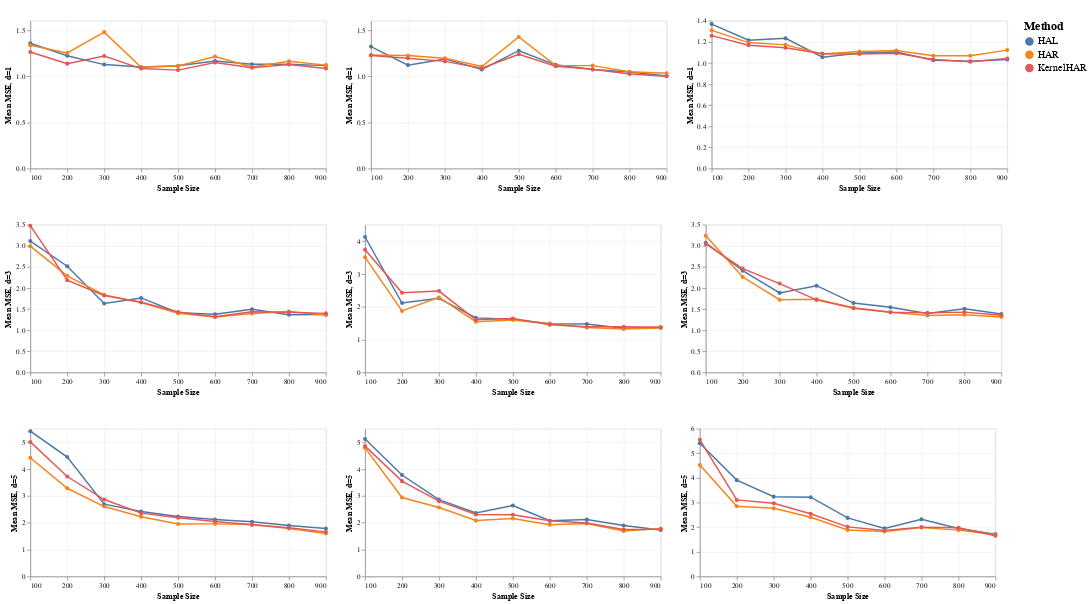

The code cell stored with this chart in its notebook:
### Code cell
import pandas as pd
import altair as alt

# Assuming data_frames is a list of 9 dataframes in the order mentioned
reshaped_data_mse = []
for i, data in enumerate(data_frames):
    # Calculate the index for d_sizes and dgp_types
    d_index = i // len(dgp_types)
    dgp_index = i % len(dgp_types)

    # Aggregate results by sample size and method for MSE
    aggregated_df_mse = data.groupby(['Sample Size', 'Method']).agg(
        mean_mse=pd.NamedAgg(column='MSE', aggfunc='mean'),
        std_mse=pd.NamedAgg(column='MSE', aggfunc='std')
    ).reset_index()

    # Add 'd' and 'dgp' columns
    aggregated_df_mse['d'] = d_sizes[d_index]
    aggregated_df_mse['dgp_type'] = dgp_types[dgp_index]

    reshaped_data_mse.append(aggregated_df_mse)

def create_mse_plot_from_df(df, d, dgp_type):
    """Generate a line plot from an aggregated DataFrame for MSE."""
    mse_chart = alt.Chart(df).mark_line(point=True).encode(
        x='Sample Size:Q',
        y=alt.Y('mean_mse:Q', title=f"Mean MSE, d={d}"),
        color='Method:N',
        tooltip=['Sample Size', 'Method', 'mean_mse', 'std_mse']
    ).properties(
        title=f"DGP: {dgp_type}",
        width=400,
        height=200
    )
    return mse_chart

def arrange_plots_in_grid(plots, num_cols=3):
    rows = [alt.hconcat(*plots[i:i+num_cols]) for i in range(0, len(plots), num_cols)]
    grid = alt.vconcat(*rows).configure_title(
        color='white'
    ).configure_axis(
        # gridColor='white',
        # titleColor='white',
        # labelColor='white',
        # domainColor='white',
        # tickColor='white',
        gridWidth=0.5
    ).configure_legend(
        # labelColor='white',
        # titleColor='white',
        labelFontSize=14,
        titleFontSize=16
    ).properties(
        # background='black'
    )
    return grid

# Generate all individual MSE line plots
mse_line_plots = [create_mse_plot_from_df(df, df['d'].iloc[0], df['dgp_type'].iloc[0]) for df in reshaped_data_mse]

# Arrange the MSE line plots into a 3x3 grid
mse_line_grid_chart = arrange_plots_in_grid(mse_line_plots, num_cols=3)

# Display the grid chart for MSE
mse_line_grid_chart.display()

### Figure 1 — Vega-Lite specification as saved in the notebook (floating-point values rounded to 4 significant figures)
{"config": {"view": {"continuousWidth": 300, "continuousHeight": 300}, "axis": {"gridWidth": 0.5}, "legend": {"labelFontSize": 14, "titleFontSize": 16}, "title": {"color": "white"}}, "vconcat": [{"hconcat": [{"data": {"name": "data-e9a44af6444f624d5bbbe26d26c7af1c"}, "mark": {"type": "line", "point": true}, "encoding": {"color": {"field": "Method", "type": "nominal"}, "tooltip": [{"field": "Sample Size", "type": "quantitative"}, {"field": "Method", "type": "nominal"}, {"field": "mean_mse", "type": "quantitative"}, {"field": "std_mse", "type": "quantitative"}], "x": {"field": "Sample Size", "type": "quantitative"}, "y": {"field": "mean_mse", "title": "Mean MSE, d=1", "type": "quantitative"}}, "height": 200, "title": "DGP: Smooth", "width": 400}, {"data": {"name": "data-159691e740f8ffbf3bfcb317899a3d80"}, "mark": {"type": "line", "point": true}, "encoding": {"color": {"field": "Method", "type": "nominal"}, "tooltip": [{"field": "Sample Size", "type": "quantitative"}, {"field": "Method", "type": "nominal"}, {"field": "mean_mse", "type": "quantitative"}, {"field": "std_mse", "type": "quantitative"}], "x": {"field": "Sample Size", "type": "quantitative"}, "y": {"field": "mean_mse", "title": "Mean MSE, d=1", "type": "quantitative"}}, "height": 200, "title": "DGP: Jump", "width": 400}, {"data": {"name": "data-501c52938b1c1f22b60750fd9c9d8648"}, "mark": {"type": "line", "point": true}, "encoding": {"color": {"field": "Method", "type": "nominal"}, "tooltip": [{"field": "Sample Size", "type": "quantitative"}, {"field": "Method", "type": "nominal"}, {"field": "mean_mse", "type": "quantitative"}, {"field": "std_mse", "type": "quantitative"}], "x": {"field": "Sample Size", "type": "quantitative"}, "y": {"field": "mean_mse", "title": "Mean MSE, d=1", "type": "quantitative"}}, "height": 200, "title": "DGP: Sinusoidal", "width": 400}]}, {"hconcat": [{"data": {"name": "data-1241477a678269d876390b40ee9db463"}, "mark": {"type": "line", "point": true}, "encoding": {"color": {"field": "Method", "type": "nominal"}, "tooltip": [{"field": "Sample Size", "type": "quantitative"}, {"field": "Method", "type": "nominal"}, {"field": "mean_mse", "type": "quantitative"}, {"field": "std_mse", "type": "quantitative"}], "x": {"field": "Sample Size", "type": "quantitative"}, "y": {"field": "mean_mse", "title": "Mean MSE, d=3", "type": "quantitative"}}, "height": 200, "title": "DGP: Smooth", "width": 400}, {"data": {"name": "data-2e5c811e7125815053c10b8fa2d9591e"}, "mark": {"type": "line", "point": true}, "encoding": {"color": {"field": "Method", "type": "nominal"}, "tooltip": [{"field": "Sample Size", "type": "quantitative"}, {"field": "Method", "type": "nominal"}, {"field": "mean_mse", "type": "quantitative"}, {"field": "std_mse", "type": "quantitative"}], "x": {"field": "Sample Size", "type": "quantitative"}, "y": {"field": "mean_mse", "title": "Mean MSE, d=3", "type": "quantitative"}}, "height": 200, "title": "DGP: Jump", "width": 400}, {"data": {"name": "data-65009035e37b27e19d7d14ff7b8b8da4"}, "mark": {"type": "line", "point": true}, "encoding": {"color": {"field": "Method", "type": "nominal"}, "tooltip": [{"field": "Sample Size", "type": "quantitative"}, {"field": "Method", "type": "nominal"}, {"field": "mean_mse", "type": "quantitative"}, {"field": "std_mse", "type": "quantitative"}], "x": {"field": "Sample Size", "type": "quantitative"}, "y": {"field": "mean_mse", "title": "Mean MSE, d=3", "type": "quantitative"}}, "height": 200, "title": "DGP: Sinusoidal", "width": 400}]}, {"hconcat": [{"data": {"name": "data-e45145fb26e6f991d19c13dc3272a766"}, "mark": {"type": "line", "point": true}, "encoding": {"color": {"field": "Method", "type": "nominal"}, "tooltip": [{"field": "Sample Size", "type": "quantitative"}, {"field": "Method", "type": "nominal"}, {"field": "mean_mse", "type": "quantitative"}, {"field": "std_mse", "type": "quantitative"}], "x": {"field": "Sample Size", "type": "quantitative"}, "y": {"field": "mean_mse", "title": "Mean MSE, d=5", "type": "quantitative"}}, "height": 200, "title": "DGP: Smooth", "width": 400}, {"data": {"name": "data-99b83f172561b51b970df33f0d1c5343"}, "mark": {"type": "line", "point": true}, "encoding": {"color": {"field": "Method", "type": "nominal"}, "tooltip": [{"field": "Sample Size", "type": "quantitative"}, {"field": "Method", "type": "nominal"}, {"field": "mean_mse", "type": "quantitative"}, {"field": "std_mse", "type": "quantitative"}], "x": {"field": "Sample Size", "type": "quantitative"}, "y": {"field": "mean_mse", "title": "Mean MSE, d=5", "type": "quantitative"}}, "height": 200, "title": "DGP: Jump", "width": 400}, {"data": {"name": "data-ed771c21ac7f22761836f75fce83f745"}, "mark": {"type": "line", "point": true}, "encoding": {"color": {"field": "Method", "type": "nominal"}, "tooltip": [{"field": "Sample Size", "type": "quantitative"}, {"field": "Method", "type": "nominal"}, {"field": "mean_mse", "type": "quantitative"}, {"field": "std_mse", "type": "quantitative"}], "x": {"field": "Sample Size", "type": "quantitative"}, "y": {"field": "mean_mse", "title": "Mean MSE, d=5", "type": "quantitative"}}, "height": 200, "title": "DGP: Sinusoidal", "width": 400}]}], "$schema": "https://vega.github.io/schema/vega-lite/v5.17.0.json", "datasets": {"data-e9a44af6444f624d5bbbe26d26c7af1c": [{"Sample Size": 100, "Method": "HAL", "mean_mse": 1.356, "std_mse": 0.405, "d": 1, "dgp_type": "Smooth"}, {"Sample Size": 100, "Method": "HAR", "mean_mse": 1.334, "std_mse": 0.3289, "d": 1, "dgp_type": "Smooth"}, {"Sample Size": 100, "Method": "KernelHAR", "mean_mse": 1.261, "std_mse": 0.1893, "d": 1, "dgp_type": "Smooth"}, {"Sample Size": 200, "Method": "HAL", "mean_mse": 1.22, "std_mse": 0.2383, "d": 1, "dgp_type": "Smooth"}, {"Sample Size": 200, "Method": "HAR", "mean_mse": 1.252, "std_mse": 0.3303, "d": 1, "dgp_type": "Smooth"}, {"Sample Size": 200, "Method": "KernelHAR", "mean_mse": 1.135, "std_mse": 0.1608, "d": 1, "dgp_type": "Smooth"}, {"Sample Size": 300, "Method": "HAL", "mean_mse": 1.125, "std_mse": 0.1235, "d": 1, "dgp_type": "Smooth"}, {"Sample Size": 300, "Method": "HAR", "mean_mse": 1.476, "std_mse": 0.7669, "d": 1, "dgp_type": "Smooth"}, {"Sample Size": 300, "Method": "KernelHAR", "mean_mse": 1.217, "std_mse": 0.2757, "d": 1, "dgp_type": "Smooth"}, {"Sample Size": 400, "Method": "HAL", "mean_mse": 1.099, "std_mse": 0.06194, "d": 1, "dgp_type": "Smooth"}, {"Sample Size": 400, "Method": "HAR", "mean_mse": 1.096, "std_mse": 0.0722, "d": 1, "dgp_type": "Smooth"}, {"Sample Size": 400, "Method": "KernelHAR", "mean_mse": 1.081, "std_mse": 0.06257, "d": 1, "dgp_type": "Smooth"}, {"Sample Size": 500, "Method": "HAL", "mean_mse": 1.112, "std_mse": 0.1373, "d": 1, "dgp_type": "Smooth"}, {"Sample Size": 500, "Method": "HAR", "mean_mse": 1.109, "std_mse": 0.1413, "d": 1, "dgp_type": "Smooth"}, {"Sample Size": 500, "Method": "KernelHAR", "mean_mse": 1.065, "std_mse": 0.09704, "d": 1, "dgp_type": "Smooth"}, {"Sample Size": 600, "Method": "HAL", "mean_mse": 1.163, "std_mse": 0.1452, "d": 1, "dgp_type": "Smooth"}, {"Sample Size": 600, "Method": "HAR", "mean_mse": 1.212, "std_mse": 0.2109, "d": 1, "dgp_type": "Smooth"}, {"Sample Size": 600, "Method": "KernelHAR", "mean_mse": 1.147, "std_mse": 0.1441, "d": 1, "dgp_type": "Smooth"}, {"Sample Size": 700, "Method": "HAL", "mean_mse": 1.128, "std_mse": 0.08743, "d": 1, "dgp_type": "Smooth"}, {"Sample Size": 700, "Method": "HAR", "mean_mse": 1.099, "std_mse": 0.04111, "d": 1, "dgp_type": "Smooth"}, {"Sample Size": 700, "Method": "KernelHAR", "mean_mse": 1.09, "std_mse": 0.04452, "d": 1, "dgp_type": "Smooth"}, {"Sample Size": 800, "Method": "HAL", "mean_mse": 1.128, "std_mse": 0.03628, "d": 1, "dgp_type": "Smooth"}, {"Sample Size": 800, "Method": "HAR", "mean_mse": 1.16, "std_mse": 0.09886, "d": 1, "dgp_type": "Smooth"}, {"Sample Size": 800, "Method": "KernelHAR", "mean_mse": 1.126, "std_mse": 0.06342, "d": 1, "dgp_type": "Smooth"}, {"Sample Size": 900, "Method": "HAL", "mean_mse": 1.114, "std_mse": 0.03284, "d": 1, "dgp_type": "Smooth"}, {"Sample Size": 900, "Method": "HAR", "mean_mse": 1.119, "std_mse": 0.04411, "d": 1, "dgp_type": "Smooth"}, {"Sample Size": 900, "Method": "KernelHAR", "mean_mse": 1.083, "std_mse": 0.03964, "d": 1, "dgp_type": "Smooth"}], "data-159691e740f8ffbf3bfcb317899a3d80": [{"Sample Size": 100, "Method": "HAL", "mean_mse": 1.319, "std_mse": 0.199, "d": 1, "dgp_type": "Jump"}, {"Sample Size": 100, "Method": "HAR", "mean_mse": 1.229, "std_mse": 0.265, "d": 1, "dgp_type": "Jump"}, {"Sample Size": 100, "Method": "KernelHAR", "mean_mse": 1.223, "std_mse": 0.196, "d": 1, "dgp_type": "Jump"}, {"Sample Size": 200, "Method": "HAL", "mean_mse": 1.119, "std_mse": 0.06938, "d": 1, "dgp_type": "Jump"}, {"Sample Size": 200, "Method": "HAR", "mean_mse": 1.223, "std_mse": 0.2412, "d": 1, "dgp_type": "Jump"}, {"Sample Size": 200, "Method": "KernelHAR", "mean_mse": 1.194, "std_mse": 0.2643, "d": 1, "dgp_type": "Jump"}, {"Sample Size": 300, "Method": "HAL", "mean_mse": 1.186, "std_mse": 0.09957, "d": 1, "dgp_type": "Jump"}, {"Sample Size": 300, "Method": "HAR", "mean_mse": 1.194, "std_mse": 0.0754, "d": 1, "dgp_type": "Jump"}, {"Sample Size": 300, "Method": "KernelHAR", "mean_mse": 1.16, "std_mse": 0.09883, "d": 1, "dgp_type": "Jump"}, {"Sample Size": 400, "Method": "HAL", "mean_mse": 1.072, "std_mse": 0.1264, "d": 1, "dgp_type": "Jump"}, {"Sample Size": 400, "Method": "HAR", "mean_mse": 1.104, "std_mse": 0.1407, "d": 1, "dgp_type": "Jump"}, {"Sample Size": 400, "Method": "KernelHAR", "mean_mse": 1.086, "std_mse": 0.1305, "d": 1, "dgp_type": "Jump"}, {"Sample Size": 500, "Method": "HAL", "mean_mse": 1.275, "std_mse": 0.1876, "d": 1, "dgp_type": "Jump"}, {"Sample Size": 500, "Method": "HAR", "mean_mse": 1.424, "std_mse": 0.3647, "d": 1, "dgp_type": "Jump"}, {"Sample Size": 500, "Method": "KernelHAR", "mean_mse": 1.237, "std_mse": 0.1375, "d": 1, "dgp_type": "Jump"}, {"Sample Size": 600, "Method": "HAL", "mean_mse": 1.122, "std_mse": 0.2243, "d": 1, "dgp_type": "Jump"}, {"Sample Size": 600, "Method": "HAR", "mean_mse": 1.114, "std_mse": 0.1685, "d": 1, "dgp_type": "Jump"}, {"Sample Size": 600, "Method": "KernelHAR", "mean_mse": 1.106, "std_mse": 0.2199, "d": 1, "dgp_type": "Jump"}, {"Sample Size": 700, "Method": "HAL", "mean_mse": 1.072, "std_mse": 0.08303, "d": 1, "dgp_type": "Jump"}, {"Sample Size": 700, "Method": "HAR", "mean_mse": 1.114, "std_mse": 0.06909, "d": 1, "dgp_type": "Jump"}, {"Sample Size": 700, "Method": "KernelHAR", "mean_mse": 1.075, "std_mse": 0.08266, "d": 1, "dgp_type": "Jump"}, {"Sample Size": 800, "Method": "HAL", "mean_mse": 1.044, "std_mse": 0.0304, "d": 1, "dgp_type": "Jump"}, {"Sample Size": 800, "Method": "HAR", "mean_mse": 1.047, "std_mse": 0.02149, "d": 1, "dgp_type": "Jump"}, {"Sample Size": 800, "Method": "KernelHAR", "mean_mse": 1.022, "std_mse": 0.02459, "d": 1, "dgp_type": "Jump"}, {"Sample Size": 900, "Method": "HAL", "mean_mse": 1.001, "std_mse": 0.06307, "d": 1, "dgp_type": "Jump"}, {"Sample Size": 900, "Method": "HAR", "mean_mse": 1.032, "std_mse": 0.05157, "d": 1, "dgp_type": "Jump"}, {"Sample Size": 900, "Method": "KernelHAR", "mean_mse": 0.9986, "std_mse": 0.05845, "d": 1, "dgp_type": "Jump"}], "data-501c52938b1c1f22b60750fd9c9d8648": [{"Sample Size": 100, "Method": "HAL", "mean_mse": 1.368, "std_mse": 0.2672, "d": 1, "dgp_type": "Sinusoidal"}, {"Sample Size": 100, "Method": "HAR", "mean_mse": 1.308, "std_mse": 0.1997, "d": 1, "dgp_type": "Sinusoidal"}, {"Sample Size": 100, "Method": "KernelHAR", "mean_mse": 1.258, "std_mse": 0.2105, "d": 1, "dgp_type": "Sinusoidal"}, {"Sample Size": 200, "Method": "HAL", "mean_mse": 1.214, "std_mse": 0.1481, "d": 1, "dgp_type": "Sinusoidal"}, {"Sample Size": 200, "Method": "HAR", "mean_mse": 1.192, "std_mse": 0.1506, "d": 1, "dgp_type": "Sinusoidal"}, {"Sample Size": 200, "Method": "KernelHAR", "mean_mse": 1.168, "std_mse": 0.1139, "d": 1, "dgp_type": "Sinusoidal"}, {"Sample Size": 300, "Method": "HAL", "mean_mse": 1.233, "std_mse": 0.1735, "d": 1, "dgp_type": "Sinusoidal"}, {"Sample Size": 300, "Method": "HAR", "mean_mse": 1.171, "std_mse": 0.06662, "d": 1, "dgp_type": "Sinusoidal"}, {"Sample Size": 300, "Method": "KernelHAR", "mean_mse": 1.144, "std_mse": 0.05623, "d": 1, "dgp_type": "Sinusoidal"}, {"Sample Size": 400, "Method": "HAL", "mean_mse": 1.054, "std_mse": 0.0728, "d": 1, "dgp_type": "Sinusoidal"}, {"Sample Size": 400, "Method": "HAR", "mean_mse": 1.086, "std_mse": 0.08821, "d": 1, "dgp_type": "Sinusoidal"}, {"Sample Size": 400, "Method": "KernelHAR", "mean_mse": 1.086, "std_mse": 0.07478, "d": 1, "dgp_type": "Sinusoidal"}, {"Sample Size": 500, "Method": "HAL", "mean_mse": 1.093, "std_mse": 0.07089, "d": 1, "dgp_type": "Sinusoidal"}, {"Sample Size": 500, "Method": "HAR", "mean_mse": 1.107, "std_mse": 0.09216, "d": 1, "dgp_type": "Sinusoidal"}, {"Sample Size": 500, "Method": "KernelHAR", "mean_mse": 1.084, "std_mse": 0.08899, "d": 1, "dgp_type": "Sinusoidal"}, {"Sample Size": 600, "Method": "HAL", "mean_mse": 1.103, "std_mse": 0.06868, "d": 1, "dgp_type": "Sinusoidal"}, {"Sample Size": 600, "Method": "HAR", "mean_mse": 1.117, "std_mse": 0.05067, "d": 1, "dgp_type": "Sinusoidal"}, {"Sample Size": 600, "Method": "KernelHAR", "mean_mse": 1.092, "std_mse": 0.08395, "d": 1, "dgp_type": "Sinusoidal"}, {"Sample Size": 700, "Method": "HAL", "mean_mse": 1.025, "std_mse": 0.04893, "d": 1, "dgp_type": "Sinusoidal"}, {"Sample Size": 700, "Method": "HAR", "mean_mse": 1.068, "std_mse": 0.06788, "d": 1, "dgp_type": "Sinusoidal"}, {"Sample Size": 700, "Method": "KernelHAR", "mean_mse": 1.034, "std_mse": 0.0463, "d": 1, "dgp_type": "Sinusoidal"}, {"Sample Size": 800, "Method": "HAL", "mean_mse": 1.015, "std_mse": 0.08278, "d": 1, "dgp_type": "Sinusoidal"}, {"Sample Size": 800, "Method": "HAR", "mean_mse": 1.067, "std_mse": 0.0979, "d": 1, "dgp_type": "Sinusoidal"}, {"Sample Size": 800, "Method": "KernelHAR", "mean_mse": 1.011, "std_mse": 0.06387, "d": 1, "dgp_type": "Sinusoidal"}, {"Sample Size": 900, "Method": "HAL", "mean_mse": 1.032, "std_mse": 0.03732, "d": 1, "dgp_type": "Sinusoidal"}, {"Sample Size": 900, "Method": "HAR", "mean_mse": 1.121, "std_mse": 0.1259, "d": 1, "dgp_type": "Sinusoidal"}, {"Sample Size": 900, "Method": "KernelHAR", "mean_mse": 1.041, "std_mse": 0.04829, "d": 1, "dgp_type": "Sinusoidal"}], "data-1241477a678269d876390b40ee9db463": [{"Sample Size": 100, "Method": "HAL", "mean_mse": 3.111, "std_mse": 0.4658, "d": 3, "dgp_type": "Smooth"}, {"Sample Size": 100, "Method": "HAR", "mean_mse": 2.991, "std_mse": 0.6423, "d": 3, "dgp_type": "Smooth"}, {"Sample Size": 100, "Method": "KernelHAR", "mean_mse": 3.476, "std_mse": 0.9587, "d": 3, "dgp_type": "Smooth"}, {"Sample Size": 200, "Method": "HAL", "mean_mse": 2.516, "std_mse": 1.023, "d": 3, "dgp_type": "Smooth"}, {"Sample Size": 200, "Method": "HAR", "mean_mse": 2.288, "std_mse": 0.9902, "d": 3, "dgp_type": "Smooth"}, {"Sample Size": 200, "Method": "KernelHAR", "mean_mse": 2.183, "std_mse": 0.9385, "d": 3, "dgp_type": "Smooth"}, {"Sample Size": 300, "Method": "HAL", "mean_mse": 1.632, "std_mse": 0.2701, "d": 3, "dgp_type": "Smooth"}, {"Sample Size": 300, "Method": "HAR", "mean_mse": 1.837, "std_mse": 0.3379, "d": 3, "dgp_type": "Smooth"}, {"Sample Size": 300, "Method": "KernelHAR", "mean_mse": 1.824, "std_mse": 0.205, "d": 3, "dgp_type": "Smooth"}, {"Sample Size": 400, "Method": "HAL", "mean_mse": 1.765, "std_mse": 0.3843, "d": 3, "dgp_type": "Smooth"}, {"Sample Size": 400, "Method": "HAR", "mean_mse": 1.658, "std_mse": 0.2811, "d": 3, "dgp_type": "Smooth"}, {"Sample Size": 400, "Method": "KernelHAR", "mean_mse": 1.661, "std_mse": 0.3166, "d": 3, "dgp_type": "Smooth"}, {"Sample Size": 500, "Method": "HAL", "mean_mse": 1.415, "std_mse": 0.1458, "d": 3, "dgp_type": "Smooth"}, {"Sample Size": 500, "Method": "HAR", "mean_mse": 1.404, "std_mse": 0.1211, "d": 3, "dgp_type": "Smooth"}, {"Sample Size": 500, "Method": "KernelHAR", "mean_mse": 1.43, "std_mse": 0.1263, "d": 3, "dgp_type": "Smooth"}, {"Sample Size": 600, "Method": "HAL", "mean_mse": 1.38, "std_mse": 0.1636, "d": 3, "dgp_type": "Smooth"}, {"Sample Size": 600, "Method": "HAR", "mean_mse": 1.313, "std_mse": 0.1057, "d": 3, "dgp_type": "Smooth"}, {"Sample Size": 600, "Method": "KernelHAR", "mean_mse": 1.317, "std_mse": 0.1006, "d": 3, "dgp_type": "Smooth"}, {"Sample Size": 700, "Method": "HAL", "mean_mse": 1.496, "std_mse": 0.119, "d": 3, "dgp_type": "Smooth"}, {"Sample Size": 700, "Method": "HAR", "mean_mse": 1.396, "std_mse": 0.2051, "d": 3, "dgp_type": "Smooth"}, {"Sample Size": 700, "Method": "KernelHAR", "mean_mse": 1.437, "std_mse": 0.2025, "d": 3, "dgp_type": "Smooth"}, {"Sample Size": 800, "Method": "HAL", "mean_mse": 1.369, "std_mse": 0.06862, "d": 3, "dgp_type": "Smooth"}, {"Sample Size": 800, "Method": "HAR", "mean_mse": 1.441, "std_mse": 0.2054, "d": 3, "dgp_type": "Smooth"}, {"Sample Size": 800, "Method": "KernelHAR", "mean_mse": 1.427, "std_mse": 0.1057, "d": 3, "dgp_type": "Smooth"}, {"Sample Size": 900, "Method": "HAL", "mean_mse": 1.37, "std_mse": 0.08476, "d": 3, "dgp_type": "Smooth"}, {"Sample Size": 900, "Method": "HAR", "mean_mse": 1.36, "std_mse": 0.1044, "d": 3, "dgp_type": "Smooth"}, {"Sample Size": 900, "Method": "KernelHAR", "mean_mse": 1.399, "std_mse": 0.09904, "d": 3, "dgp_type": "Smooth"}], "data-2e5c811e7125815053c10b8fa2d9591e": [{"Sample Size": 100, "Method": "HAL", "mean_mse": 4.124, "std_mse": 1.709, "d": 3, "dgp_type": "Jump"}, {"Sample Size": 100, "Method": "HAR", "mean_mse": 3.505, "std_mse": 1.237, "d": 3, "dgp_type": "Jump"}, {"Sample Size": 100, "Method": "KernelHAR", "mean_mse": 3.737, "std_mse": 1.197, "d": 3, "dgp_type": "Jump"}, {"Sample Size": 200, "Method": "HAL", "mean_mse": 2.113, "std_mse": 0.3556, "d": 3, "dgp_type": "Jump"}, {"Sample Size": 200, "Method": "HAR", "mean_mse": 1.874, "std_mse": 0.3564, "d": 3, "dgp_type": "Jump"}, {"Sample Size": 200, "Method": "KernelHAR", "mean_mse": 2.429, "std_mse": 0.3031, "d": 3, "dgp_type": "Jump"}, {"Sample Size": 300, "Method": "HAL", "mean_mse": 2.258, "std_mse": 0.6936, "d": 3, "dgp_type": "Jump"}, {"Sample Size": 300, "Method": "HAR", "mean_mse": 2.284, "std_mse": 0.622, "d": 3, "dgp_type": "Jump"}, {"Sample Size": 300, "Method": "KernelHAR", "mean_mse": 2.477, "std_mse": 0.758, "d": 3, "dgp_type": "Jump"}, {"Sample Size": 400, "Method": "HAL", "mean_mse": 1.661, "std_mse": 0.295, "d": 3, "dgp_type": "Jump"}, {"Sample Size": 400, "Method": "HAR", "mean_mse": 1.546, "std_mse": 0.2433, "d": 3, "dgp_type": "Jump"}, {"Sample Size": 400, "Method": "KernelHAR", "mean_mse": 1.605, "std_mse": 0.2157, "d": 3, "dgp_type": "Jump"}, {"Sample Size": 500, "Method": "HAL", "mean_mse": 1.621, "std_mse": 0.2605, "d": 3, "dgp_type": "Jump"}, {"Sample Size": 500, "Method": "HAR", "mean_mse": 1.597, "std_mse": 0.3638, "d": 3, "dgp_type": "Jump"}, {"Sample Size": 500, "Method": "KernelHAR", "mean_mse": 1.644, "std_mse": 0.4125, "d": 3, "dgp_type": "Jump"}, {"Sample Size": 600, "Method": "HAL", "mean_mse": 1.486, "std_mse": 0.2042, "d": 3, "dgp_type": "Jump"}, {"Sample Size": 600, "Method": "HAR", "mean_mse": 1.486, "std_mse": 0.2538, "d": 3, "dgp_type": "Jump"}, {"Sample Size": 600, "Method": "KernelHAR", "mean_mse": 1.456, "std_mse": 0.2646, "d": 3, "dgp_type": "Jump"}, {"Sample Size": 700, "Method": "HAL", "mean_mse": 1.476, "std_mse": 0.211, "d": 3, "dgp_type": "Jump"}, {"Sample Size": 700, "Method": "HAR", "mean_mse": 1.372, "std_mse": 0.1605, "d": 3, "dgp_type": "Jump"}, {"Sample Size": 700, "Method": "KernelHAR", "mean_mse": 1.394, "std_mse": 0.1617, "d": 3, "dgp_type": "Jump"}, {"Sample Size": 800, "Method": "HAL", "mean_mse": 1.344, "std_mse": 0.1439, "d": 3, "dgp_type": "Jump"}, {"Sample Size": 800, "Method": "HAR", "mean_mse": 1.325, "std_mse": 0.1445, "d": 3, "dgp_type": "Jump"}, {"Sample Size": 800, "Method": "KernelHAR", "mean_mse": 1.393, "std_mse": 0.141, "d": 3, "dgp_type": "Jump"}, {"Sample Size": 900, "Method": "HAL", "mean_mse": 1.378, "std_mse": 0.127, "d": 3, "dgp_type": "Jump"}, {"Sample Size": 900, "Method": "HAR", "mean_mse": 1.35, "std_mse": 0.08177, "d": 3, "dgp_type": "Jump"}, {"Sample Size": 900, "Method": "KernelHAR", "mean_mse": 1.374, "std_mse": 0.1174, "d": 3, "dgp_type": "Jump"}], "data-65009035e37b27e19d7d14ff7b8b8da4": [{"Sample Size": 100, "Method": "HAL", "mean_mse": 3.072, "std_mse": 0.5801, "d": 3, "dgp_type": "Sinusoidal"}, {"Sample Size": 100, "Method": "HAR", "mean_mse": 3.238, "std_mse": 0.9715, "d": 3, "dgp_type": "Sinusoidal"}, {"Sample Size": 100, "Method": "KernelHAR", "mean_mse": 3.045, "std_mse": 0.3895, "d": 3, "dgp_type": "Sinusoidal"}, {"Sample Size": 200, "Method": "HAL", "mean_mse": 2.409, "std_mse": 1.029, "d": 3, "dgp_type": "Sinusoidal"}, {"Sample Size": 200, "Method": "HAR", "mean_mse": 2.26, "std_mse": 0.8072, "d": 3, "dgp_type": "Sinusoidal"}, {"Sample Size": 200, "Method": "KernelHAR", "mean_mse": 2.46, "std_mse": 0.8157, "d": 3, "dgp_type": "Sinusoidal"}, {"Sample Size": 300, "Method": "HAL", "mean_mse": 1.884, "std_mse": 0.3972, "d": 3, "dgp_type": "Sinusoidal"}, {"Sample Size": 300, "Method": "HAR", "mean_mse": 1.723, "std_mse": 0.3118, "d": 3, "dgp_type": "Sinusoidal"}, {"Sample Size": 300, "Method": "KernelHAR", "mean_mse": 2.104, "std_mse": 1.034, "d": 3, "dgp_type": "Sinusoidal"}, {"Sample Size": 400, "Method": "HAL", "mean_mse": 2.055, "std_mse": 0.4388, "d": 3, "dgp_type": "Sinusoidal"}, {"Sample Size": 400, "Method": "HAR", "mean_mse": 1.731, "std_mse": 0.3347, "d": 3, "dgp_type": "Sinusoidal"}, {"Sample Size": 400, "Method": "KernelHAR", "mean_mse": 1.718, "std_mse": 0.2672, "d": 3, "dgp_type": "Sinusoidal"}, {"Sample Size": 500, "Method": "HAL", "mean_mse": 1.643, "std_mse": 0.2124, "d": 3, "dgp_type": "Sinusoidal"}, {"Sample Size": 500, "Method": "HAR", "mean_mse": 1.535, "std_mse": 0.1472, "d": 3, "dgp_type": "Sinusoidal"}, {"Sample Size": 500, "Method": "KernelHAR", "mean_mse": 1.519, "std_mse": 0.1088, "d": 3, "dgp_type": "Sinusoidal"}, {"Sample Size": 600, "Method": "HAL", "mean_mse": 1.542, "std_mse": 0.1446, "d": 3, "dgp_type": "Sinusoidal"}, {"Sample Size": 600, "Method": "HAR", "mean_mse": 1.423, "std_mse": 0.2483, "d": 3, "dgp_type": "Sinusoidal"}, {"Sample Size": 600, "Method": "KernelHAR", "mean_mse": 1.425, "std_mse": 0.1366, "d": 3, "dgp_type": "Sinusoidal"}, {"Sample Size": 700, "Method": "HAL", "mean_mse": 1.397, "std_mse": 0.1081, "d": 3, "dgp_type": "Sinusoidal"}, {"Sample Size": 700, "Method": "HAR", "mean_mse": 1.348, "std_mse": 0.06195, "d": 3, "dgp_type": "Sinusoidal"}, {"Sample Size": 700, "Method": "KernelHAR", "mean_mse": 1.411, "std_mse": 0.1101, "d": 3, "dgp_type": "Sinusoidal"}, {"Sample Size": 800, "Method": "HAL", "mean_mse": 1.507, "std_mse": 0.2237, "d": 3, "dgp_type": "Sinusoidal"}, {"Sample Size": 800, "Method": "HAR", "mean_mse": 1.366, "std_mse": 0.1547, "d": 3, "dgp_type": "Sinusoidal"}, {"Sample Size": 800, "Method": "KernelHAR", "mean_mse": 1.429, "std_mse": 0.1676, "d": 3, "dgp_type": "Sinusoidal"}, {"Sample Size": 900, "Method": "HAL", "mean_mse": 1.384, "std_mse": 0.2151, "d": 3, "dgp_type": "Sinusoidal"}, {"Sample Size": 900, "Method": "HAR", "mean_mse": 1.313, "std_mse": 0.1422, "d": 3, "dgp_type": "Sinusoidal"}, {"Sample Size": 900, "Method": "KernelHAR", "mean_mse": 1.352, "std_mse": 0.1507, "d": 3, "dgp_type": "Sinusoidal"}], "data-e45145fb26e6f991d19c13dc3272a766": [{"Sample Size": 100, "Method": "HAL", "mean_mse": 5.405, "std_mse": 1.115, "d": 5, "dgp_type": "Smooth"}, {"Sample Size": 100, "Method": "HAR", "mean_mse": 4.414, "std_mse": 0.7554, "d": 5, "dgp_type": "Smooth"}, {"Sample Size": 100, "Method": "KernelHAR", "mean_mse": 5.006, "std_mse": 1.038, "d": 5, "dgp_type": "Smooth"}, {"Sample Size": 200, "Method": "HAL", "mean_mse": 4.44, "std_mse": 0.8601, "d": 5, "dgp_type": "Smooth"}, {"Sample Size": 200, "Method": "HAR", "mean_mse": 3.28, "std_mse": 0.577, "d": 5, "dgp_type": "Smooth"}, {"Sample Size": 200, "Method": "KernelHAR", "mean_mse": 3.717, "std_mse": 0.488, "d": 5, "dgp_type": "Smooth"}, {"Sample Size": 300, "Method": "HAL", "mean_mse": 2.689, "std_mse": 0.4626, "d": 5, "dgp_type": "Smooth"}, {"Sample Size": 300, "Method": "HAR", "mean_mse": 2.6, "std_mse": 0.495, "d": 5, "dgp_type": "Smooth"}, {"Sample Size": 300, "Method": "KernelHAR", "mean_mse": 2.861, "std_mse": 0.2825, "d": 5, "dgp_type": "Smooth"}, {"Sample Size": 400, "Method": "HAL", "mean_mse": 2.414, "std_mse": 0.1711, "d": 5, "dgp_type": "Smooth"}, {"Sample Size": 400, "Method": "HAR", "mean_mse": 2.223, "std_mse": 0.09689, "d": 5, "dgp_type": "Smooth"}, {"Sample Size": 400, "Method": "KernelHAR", "mean_mse": 2.355, "std_mse": 0.3596, "d": 5, "dgp_type": "Smooth"}, {"Sample Size": 500, "Method": "HAL", "mean_mse": 2.229, "std_mse": 0.3875, "d": 5, "dgp_type": "Smooth"}, {"Sample Size": 500, "Method": "HAR", "mean_mse": 1.949, "std_mse": 0.3866, "d": 5, "dgp_type": "Smooth"}, {"Sample Size": 500, "Method": "KernelHAR", "mean_mse": 2.183, "std_mse": 0.4741, "d": 5, "dgp_type": "Smooth"}, {"Sample Size": 600, "Method": "HAL", "mean_mse": 2.117, "std_mse": 0.283, "d": 5, "dgp_type": "Smooth"}, {"Sample Size": 600, "Method": "HAR", "mean_mse": 1.955, "std_mse": 0.2702, "d": 5, "dgp_type": "Smooth"}, {"Sample Size": 600, "Method": "KernelHAR", "mean_mse": 2.04, "std_mse": 0.09598, "d": 5, "dgp_type": "Smooth"}, {"Sample Size": 700, "Method": "HAL", "mean_mse": 2.036, "std_mse": 0.3142, "d": 5, "dgp_type": "Smooth"}, {"Sample Size": 700, "Method": "HAR", "mean_mse": 1.934, "std_mse": 0.3162, "d": 5, "dgp_type": "Smooth"}, {"Sample Size": 700, "Method": "KernelHAR", "mean_mse": 1.919, "std_mse": 0.211, "d": 5, "dgp_type": "Smooth"}, {"Sample Size": 800, "Method": "HAL", "mean_mse": 1.898, "std_mse": 0.2204, "d": 5, "dgp_type": "Smooth"}, {"Sample Size": 800, "Method": "HAR", "mean_mse": 1.784, "std_mse": 0.1771, "d": 5, "dgp_type": "Smooth"}, {"Sample Size": 800, "Method": "KernelHAR", "mean_mse": 1.808, "std_mse": 0.1547, "d": 5, "dgp_type": "Smooth"}, {"Sample Size": 900, "Method": "HAL", "mean_mse": 1.781, "std_mse": 0.3156, "d": 5, "dgp_type": "Smooth"}, {"Sample Size": 900, "Method": "HAR", "mean_mse": 1.601, "std_mse": 0.1423, "d": 5, "dgp_type": "Smooth"}, {"Sample Size": 900, "Method": "KernelHAR", "mean_mse": 1.658, "std_mse": 0.1758, "d": 5, "dgp_type": "Smooth"}], "data-99b83f172561b51b970df33f0d1c5343": [{"Sample Size": 100, "Method": "HAL", "mean_mse": 5.114, "std_mse": 1.43, "d": 5, "dgp_type": "Jump"}, {"Sample Size": 100, "Method": "HAR", "mean_mse": 4.783, "std_mse": 0.458, "d": 5, "dgp_type": "Jump"}, {"Sample Size": 100, "Method": "KernelHAR", "mean_mse": 4.848, "std_mse": 1.243, "d": 5, "dgp_type": "Jump"}, {"Sample Size": 200, "Method": "HAL", "mean_mse": 3.774, "std_mse": 1.107, "d": 5, "dgp_type": "Jump"}, {"Sample Size": 200, "Method": "HAR", "mean_mse": 2.936, "std_mse": 0.7108, "d": 5, "dgp_type": "Jump"}, {"Sample Size": 200, "Method": "KernelHAR", "mean_mse": 3.545, "std_mse": 0.9385, "d": 5, "dgp_type": "Jump"}, {"Sample Size": 300, "Method": "HAL", "mean_mse": 2.857, "std_mse": 0.5997, "d": 5, "dgp_type": "Jump"}, {"Sample Size": 300, "Method": "HAR", "mean_mse": 2.563, "std_mse": 0.3621, "d": 5, "dgp_type": "Jump"}, {"Sample Size": 300, "Method": "KernelHAR", "mean_mse": 2.801, "std_mse": 0.2963, "d": 5, "dgp_type": "Jump"}, {"Sample Size": 400, "Method": "HAL", "mean_mse": 2.361, "std_mse": 0.1692, "d": 5, "dgp_type": "Jump"}, {"Sample Size": 400, "Method": "HAR", "mean_mse": 2.082, "std_mse": 0.03882, "d": 5, "dgp_type": "Jump"}, {"Sample Size": 400, "Method": "KernelHAR", "mean_mse": 2.304, "std_mse": 0.1552, "d": 5, "dgp_type": "Jump"}, {"Sample Size": 500, "Method": "HAL", "mean_mse": 2.64, "std_mse": 0.4016, "d": 5, "dgp_type": "Jump"}, {"Sample Size": 500, "Method": "HAR", "mean_mse": 2.153, "std_mse": 0.2336, "d": 5, "dgp_type": "Jump"}, {"Sample Size": 500, "Method": "KernelHAR", "mean_mse": 2.291, "std_mse": 0.4737, "d": 5, "dgp_type": "Jump"}, {"Sample Size": 600, "Method": "HAL", "mean_mse": 2.073, "std_mse": 0.1564, "d": 5, "dgp_type": "Jump"}, {"Sample Size": 600, "Method": "HAR", "mean_mse": 1.927, "std_mse": 0.05751, "d": 5, "dgp_type": "Jump"}, {"Sample Size": 600, "Method": "KernelHAR", "mean_mse": 2.073, "std_mse": 0.1589, "d": 5, "dgp_type": "Jump"}, {"Sample Size": 700, "Method": "HAL", "mean_mse": 2.117, "std_mse": 0.2576, "d": 5, "dgp_type": "Jump"}, {"Sample Size": 700, "Method": "HAR", "mean_mse": 1.968, "std_mse": 0.1554, "d": 5, "dgp_type": "Jump"}, {"Sample Size": 700, "Method": "KernelHAR", "mean_mse": 1.989, "std_mse": 0.1407, "d": 5, "dgp_type": "Jump"}, {"Sample Size": 800, "Method": "HAL", "mean_mse": 1.894, "std_mse": 0.1833, "d": 5, "dgp_type": "Jump"}, {"Sample Size": 800, "Method": "HAR", "mean_mse": 1.694, "std_mse": 0.1124, "d": 5, "dgp_type": "Jump"}, {"Sample Size": 800, "Method": "KernelHAR", "mean_mse": 1.745, "std_mse": 0.1014, "d": 5, "dgp_type": "Jump"}, {"Sample Size": 900, "Method": "HAL", "mean_mse": 1.731, "std_mse": 0.1774, "d": 5, "dgp_type": "Jump"}, {"Sample Size": 900, "Method": "HAR", "mean_mse": 1.786, "std_mse": 0.1619, "d": 5, "dgp_type": "Jump"}, {"Sample Size": 900, "Method": "KernelHAR", "mean_mse": 1.751, "std_mse": 0.1853, "d": 5, "dgp_type": "Jump"}], "data-ed771c21ac7f22761836f75fce83f745": [{"Sample Size": 100, "Method": "HAL", "mean_mse": 5.402, "std_mse": 1.352, "d": 5, "dgp_type": "Sinusoidal"}, {"Sample Size": 100, "Method": "HAR", "mean_mse": 4.526, "std_mse": 1.068, "d": 5, "dgp_type": "Sinusoidal"}, {"Sample Size": 100, "Method": "KernelHAR", "mean_mse": 5.547, "std_mse": 0.8002, "d": 5, "dgp_type": "Sinusoidal"}, {"Sample Size": 200, "Method": "HAL", "mean_mse": 3.908, "std_mse": 0.2442, "d": 5, "dgp_type": "Sinusoidal"}, {"Sample Size": 200, "Method": "HAR", "mean_mse": 2.85, "std_mse": 0.4334, "d": 5, "dgp_type": "Sinusoidal"}, {"Sample Size": 200, "Method": "KernelHAR", "mean_mse": 3.106, "std_mse": 0.5562, "d": 5, "dgp_type": "Sinusoidal"}, {"Sample Size": 300, "Method": "HAL", "mean_mse": 3.239, "std_mse": 1.18, "d": 5, "dgp_type": "Sinusoidal"}, {"Sample Size": 300, "Method": "HAR", "mean_mse": 2.763, "std_mse": 0.8398, "d": 5, "dgp_type": "Sinusoidal"}, {"Sample Size": 300, "Method": "KernelHAR", "mean_mse": 2.967, "std_mse": 0.5245, "d": 5, "dgp_type": "Sinusoidal"}, {"Sample Size": 400, "Method": "HAL", "mean_mse": 3.216, "std_mse": 1.022, "d": 5, "dgp_type": "Sinusoidal"}, {"Sample Size": 400, "Method": "HAR", "mean_mse": 2.402, "std_mse": 0.5432, "d": 5, "dgp_type": "Sinusoidal"}, {"Sample Size": 400, "Method": "KernelHAR", "mean_mse": 2.546, "std_mse": 0.4772, "d": 5, "dgp_type": "Sinusoidal"}, {"Sample Size": 500, "Method": "HAL", "mean_mse": 2.376, "std_mse": 0.2726, "d": 5, "dgp_type": "Sinusoidal"}, {"Sample Size": 500, "Method": "HAR", "mean_mse": 1.887, "std_mse": 0.2659, "d": 5, "dgp_type": "Sinusoidal"}, {"Sample Size": 500, "Method": "KernelHAR", "mean_mse": 2.011, "std_mse": 0.2694, "d": 5, "dgp_type": "Sinusoidal"}, {"Sample Size": 600, "Method": "HAL", "mean_mse": 1.951, "std_mse": 0.1174, "d": 5, "dgp_type": "Sinusoidal"}, {"Sample Size": 600, "Method": "HAR", "mean_mse": 1.82, "std_mse": 0.1619, "d": 5, "dgp_type": "Sinusoidal"}, {"Sample Size": 600, "Method": "KernelHAR", "mean_mse": 1.862, "std_mse": 0.08505, "d": 5, "dgp_type": "Sinusoidal"}, {"Sample Size": 700, "Method": "HAL", "mean_mse": 2.32, "std_mse": 0.4187, "d": 5, "dgp_type": "Sinusoidal"}, {"Sample Size": 700, "Method": "HAR", "mean_mse": 1.989, "std_mse": 0.2238, "d": 5, "dgp_type": "Sinusoidal"}, {"Sample Size": 700, "Method": "KernelHAR", "mean_mse": 2.001, "std_mse": 0.214, "d": 5, "dgp_type": "Sinusoidal"}, {"Sample Size": 800, "Method": "HAL", "mean_mse": 1.943, "std_mse": 0.3721, "d": 5, "dgp_type": "Sinusoidal"}, {"Sample Size": 800, "Method": "HAR", "mean_mse": 1.879, "std_mse": 0.4544, "d": 5, "dgp_type": "Sinusoidal"}, {"Sample Size": 800, "Method": "KernelHAR", "mean_mse": 1.975, "std_mse": 0.4334, "d": 5, "dgp_type": "Sinusoidal"}, {"Sample Size": 900, "Method": "HAL", "mean_mse": 1.717, "std_mse": 0.1365, "d": 5, "dgp_type": "Sinusoidal"}, {"Sample Size": 900, "Method": "HAR", "mean_mse": 1.695, "std_mse": 0.1462, "d": 5, "dgp_type": "Sinusoidal"}, {"Sample Size": 900, "Method": "KernelHAR", "mean_mse": 1.654, "std_mse": 0.1437, "d": 5, "dgp_type": "Sinusoidal"}]}}
